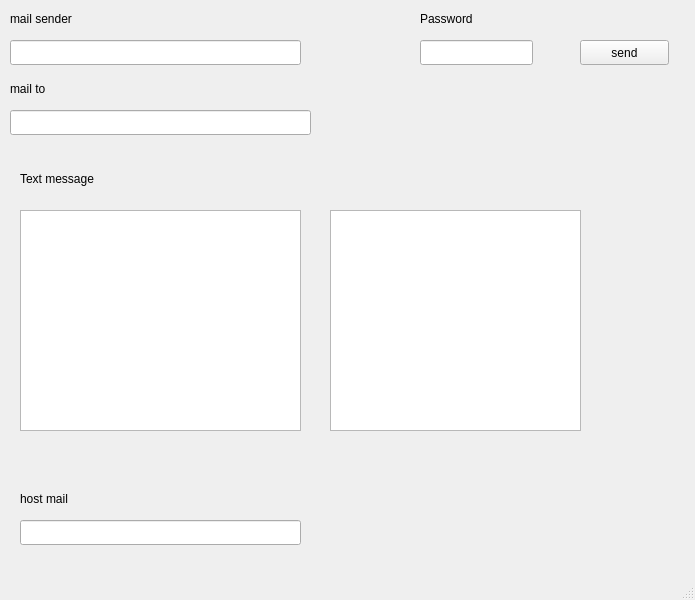
<?xml version="1.0" encoding="UTF-8"?>
<ui version="4.0">
 <class>MainWindow</class>
 <widget class="QMainWindow" name="MainWindow">
  <property name="geometry">
   <rect>
    <x>0</x>
    <y>0</y>
    <width>695</width>
    <height>600</height>
   </rect>
  </property>
  <property name="windowTitle">
   <string>MainWindow</string>
  </property>
  <widget class="QWidget" name="centralwidget">
   <widget class="QLineEdit" name="sender_">
    <property name="geometry">
     <rect>
      <x>10</x>
      <y>40</y>
      <width>291</width>
      <height>25</height>
     </rect>
    </property>
   </widget>
   <widget class="QLabel" name="label">
    <property name="geometry">
     <rect>
      <x>10</x>
      <y>10</y>
      <width>301</width>
      <height>17</height>
     </rect>
    </property>
    <property name="text">
     <string>mail sender</string>
    </property>
   </widget>
   <widget class="QLineEdit" name="get_to">
    <property name="geometry">
     <rect>
      <x>10</x>
      <y>110</y>
      <width>301</width>
      <height>25</height>
     </rect>
    </property>
   </widget>
   <widget class="QLabel" name="label_2">
    <property name="geometry">
     <rect>
      <x>10</x>
      <y>80</y>
      <width>67</width>
      <height>17</height>
     </rect>
    </property>
    <property name="text">
     <string>mail to</string>
    </property>
   </widget>
   <widget class="QPushButton" name="send">
    <property name="geometry">
     <rect>
      <x>580</x>
      <y>40</y>
      <width>89</width>
      <height>25</height>
     </rect>
    </property>
    <property name="text">
     <string>send</string>
    </property>
   </widget>
   <widget class="QTextEdit" name="text_mesage_">
    <property name="geometry">
     <rect>
      <x>20</x>
      <y>210</y>
      <width>281</width>
      <height>221</height>
     </rect>
    </property>
   </widget>
   <widget class="QLabel" name="label_3">
    <property name="geometry">
     <rect>
      <x>20</x>
      <y>170</y>
      <width>131</width>
      <height>17</height>
     </rect>
    </property>
    <property name="text">
     <string>Text message</string>
    </property>
   </widget>
   <widget class="QLineEdit" name="host_mail">
    <property name="geometry">
     <rect>
      <x>20</x>
      <y>520</y>
      <width>281</width>
      <height>25</height>
     </rect>
    </property>
   </widget>
   <widget class="QLabel" name="label_4">
    <property name="geometry">
     <rect>
      <x>20</x>
      <y>490</y>
      <width>67</width>
      <height>17</height>
     </rect>
    </property>
    <property name="text">
     <string>host mail</string>
    </property>
   </widget>
   <widget class="QLineEdit" name="password">
    <property name="geometry">
     <rect>
      <x>420</x>
      <y>40</y>
      <width>113</width>
      <height>25</height>
     </rect>
    </property>
   </widget>
   <widget class="QLabel" name="label_5">
    <property name="geometry">
     <rect>
      <x>420</x>
      <y>10</y>
      <width>67</width>
      <height>17</height>
     </rect>
    </property>
    <property name="text">
     <string>Password</string>
    </property>
   </widget>
   <widget class="QTextEdit" name="text_message">
    <property name="geometry">
     <rect>
      <x>330</x>
      <y>210</y>
      <width>251</width>
      <height>221</height>
     </rect>
    </property>
   </widget>
  </widget>
  <widget class="QMenuBar" name="menubar">
   <property name="geometry">
    <rect>
     <x>0</x>
     <y>0</y>
     <width>695</width>
     <height>22</height>
    </rect>
   </property>
  </widget>
  <widget class="QStatusBar" name="statusbar"/>
 </widget>
 <resources/>
 <connections/>
</ui>
